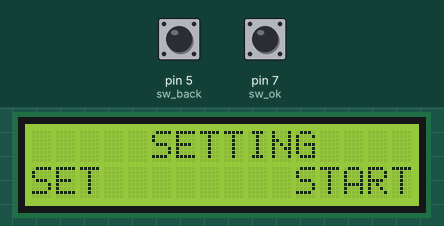
This sketch was run on a simulated Arduino Uno, built with avr-gcc and run on an emulated ATmega328P. Parts: 16×2 character LCD. The inputs (shaded band) are chosen by the test bench; at power-on: pin 5 (sw_back) LOW, pin 7 (sw_ok) HIGH.

Above: at 3.9 s.
4.0 s: pin 5 (sw_back) pulled HIGH for 0.15 s
At 4.9 s:
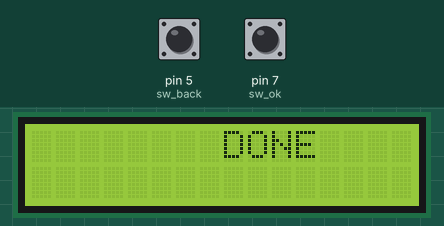
At 8.0 s:
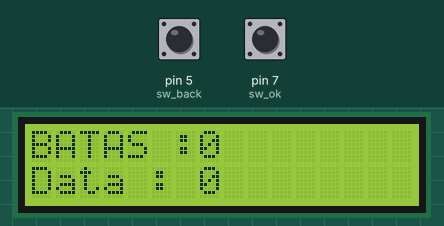
Timing chart, 0 to 9.5 s (numbered marks = the images above; inputs shaded):
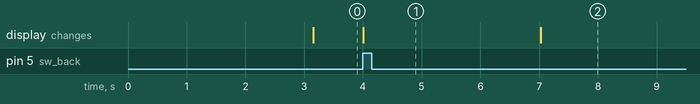

Measured:
- after the input at 4.0 s, the display: changes at once (image 1)

The sketch:

MenuSederhana.ino
```cpp
#include <LiquidCrystal_I2C.h>
LiquidCrystal_I2C lcd(0x27, 16, 2);  // set the LCD address to 0x3F for a 16 chars and 2 line display
int sw_ok = 7;
int sw_up = 6;
int sw_back = 5;
int batas;

void setup() {
  lcd.backlight();
  lcd.init();
  lcd.begin(16, 2);
  lcd.setCursor(4, 0);
  lcd.print("D3TK-46-01");
  delay(3000);
  batas = 0;
  menu();
}
void loop() {
  for (int i = 0; i <= batas; i++) {
    lcd.clear();
    lcd.setCursor(0, 0);
    lcd.print("BATAS : ");
    lcd.setCursor(7, 0);
    lcd.print(batas);
    lcd.setCursor(0, 1);
    lcd.print("Data : ");
    lcd.setCursor(7, 1);
    lcd.print(i);
    delay(1000);
  }
}

void menu() {
  //..................
set:
  lcd.clear();
  lcd.setCursor(5, 0);
  lcd.print("SETTING");
  lcd.setCursor(0, 1);
  lcd.print("SET");
  lcd.setCursor(11, 1);
  lcd.print("START");
  //..................
  if (digitalRead(sw_ok) == LOW) {  //..................
    while (digitalRead(sw_ok) == LOW) {}
    goto set1;
  }
  if (digitalRead(sw_back) == LOW) {
    //..................
    while (digitalRead(sw_back) == LOW) {}  //..................
    goto start;
  } else {
    goto set;
    //..................
  }
set1:  //..................
  lcd.clear();
  lcd.setCursor(0, 0);
  lcd.print("BATAS :");
  lcd.setCursor(7, 0);
  lcd.print(batas);
  lcd.setCursor(0, 1);
  lcd.print("SET");
  lcd.setCursor(7, 1);
  lcd.print("UP");
  lcd.setCursor(12, 1);
  lcd.print("DOWN");
  if (digitalRead(sw_ok) == LOW) {
    while (digitalRead(sw_ok) == LOW) {}  //..................
    goto set;                             //..................
  }
  if (digitalRead(sw_back) == LOW) {  //..................
    batas = batas - 1;
    if (batas < 0) {
      batas = 0;
    }
    delay(100);
    goto set1;
  }
  if (digitalRead(sw_up) == LOW) {
    batas = batas + 1;
    //..................
    delay(100);
    goto set1;
  } else {
    goto set1;
    //..................
  }
start:
  lcd.clear();
  lcd.setCursor(8, 0);
  lcd.print("DONE");
  delay(3000);
}
```
